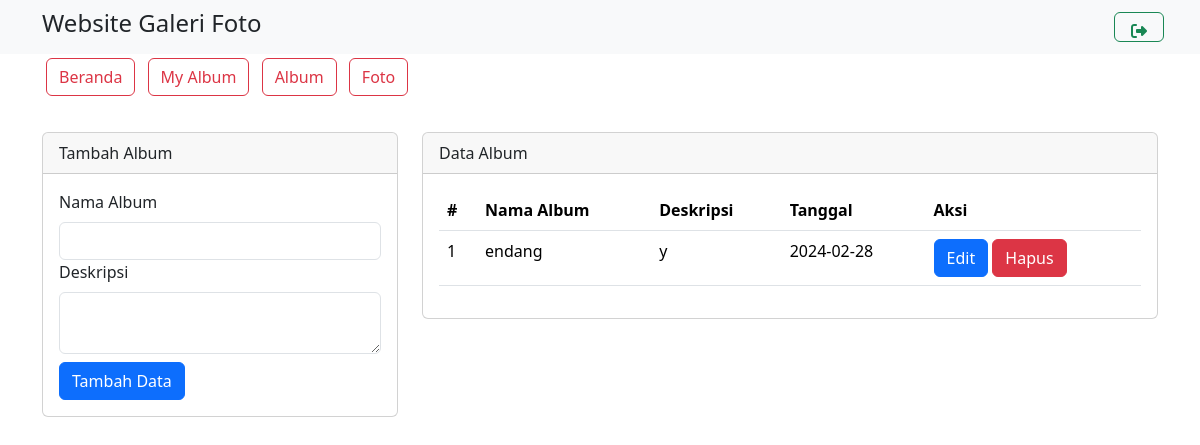
/user/album.php (signed in), run on an earlier commit of the app's database.
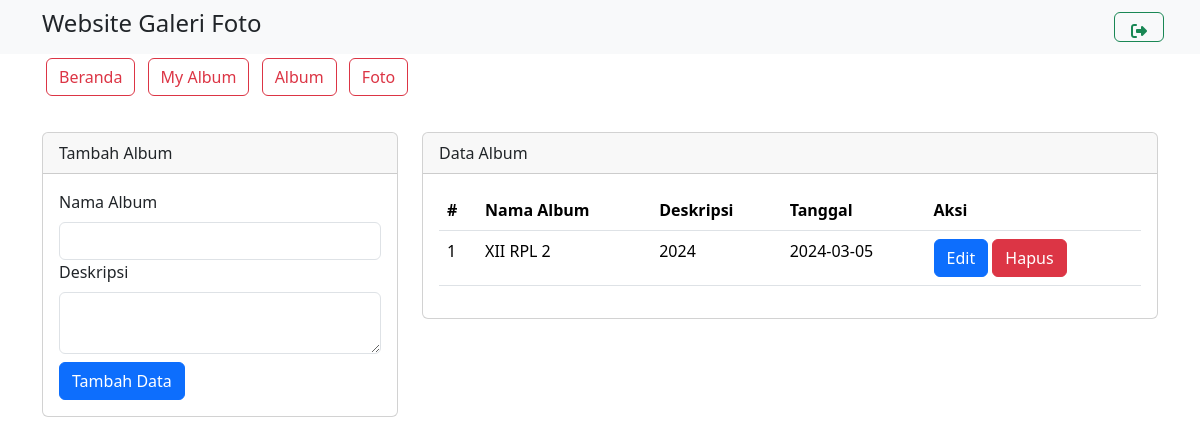
And on a later commit of the database.
### tables this page shows
CREATE TABLE `album` (
  `albumid` int(11) NOT NULL,
  `namaalbum` varchar(255) NOT NULL,
  `deskripsi` text NOT NULL,
  `tanggaldibuat` date NOT NULL,
  `userid` int(11) NOT NULL
);

### user/album.php (the view, shortened to what this page needs)
<?php
include'../config/koneksi.php';
?>
<!DOCTYPE html>
<html lang="en">
<head>
    <link rel="stylesheet" type="text/css" href="../assets/css/bootstrap.min.css">
    <link rel="stylesheet" href="https://cdnjs.cloudflare.com/ajax/libs/font-awesome/6.5.1/css/all.min.css"/>
</head>
<body>
    <nav class="navbar navbar-expand-lg bg-body-tertiary">
        <div class="container">
        <h4>Website Galeri Foto</h4>
                <a href="../config/aksi_logout.php" class="btn btn-outline-success m-1" style="position:relative; left:10px; width: 50px; height: 30px;">
                    <i class="fas fa-sign-out-alt"></i>
                </a>
        </div>
    </nav>
            <div class="container">
                <a href="../user/index.php" class="btn btn-outline-danger m-1">Beranda</a>
                <a href="../user/home.php" class="btn btn-outline-danger m-1">My Album</a>
                <a href="../user/album.php" class="btn btn-outline-danger m-1">Album</a>
                <a href="../user/foto.php" class="btn btn-outline-danger m-1">Foto</a>
            </div>
    <div class="container mt-4">
        <div class="row">
            <div class="col-md-4">
                <div class="card mt-2">
                    <div class="card-header">Tambah Album</div>
                    <div class="card-body">
                        <form action="../config_user/aksi_album.php" method="POST">
                            <label class="form-label">Nama Album</label>
                            <input type="text" name="namaalbum" class="form-control" required>
                            <label class="form-label">Deskripsi</label>
                            <textarea class="form-control" name="deskripsi" required></textarea>
                            <button type="submit" class="btn btn-primary mt-2" name="tambah">Tambah Data</button>
                        </form>
                    </div>
                </div>
            </div>
            <div class="col-md-8">
                <div class="card mt-2">
                    <div class="card-header">Data Album</div>
                    <div class="card-body">
                        <table class="table">
                            <thead>
                                <tr>
                                    <th>#</th>
                                    <th>Nama Album</th>
                                    <th>Deskripsi</th>
                                    <th>Tanggal</th>
                                    <th>Aksi</th>
                                </tr>
                            </thead>
                            <tbody>
                                <?php
                   $no = 1;
                   $userid = $_SESSION[ 'userid'];
                   $sql = mysqli_query($koneksi, "SELECT * FROM album
                   WHERE userid='$userid'");
                   while ($data = mysqli_fetch_array($sql)){
                   ?>
                                <tr>
                                    <td><?php echo $no++ ?></td>
                                    <td><?php echo $data['namaalbum'] ?></td>
                                    <td><?php echo $data['deskripsi'] ?></td>
                                    <td><?php echo $data['tanggaldibuat'] ?></td>
                                    <td>
                                        <button type="button" class="btn btn-primary" data-bs-toggle="modal"
                                            data-bs-target="#edit<?php echo $data['albumid'] ?>">
                                            Edit
                                        </button>
                    </div>
                </div>
            </div>
        </div>
        <button type="button" class="btn btn-danger" data-bs-toggle="modal"
            data-bs-target="#hapus<?php echo $data['albumid'] ?>">
            Hapus
        </button>
        <?php } ?>
    </div>
</body>
</html>

What changed in the data, as far as the page shows it:
removed album: namaalbum "endang", deskripsi "y", tanggaldibuat "2024-02-28"
added album: namaalbum "XII RPL 2", deskripsi "2024", tanggaldibuat "2024-03-05"
